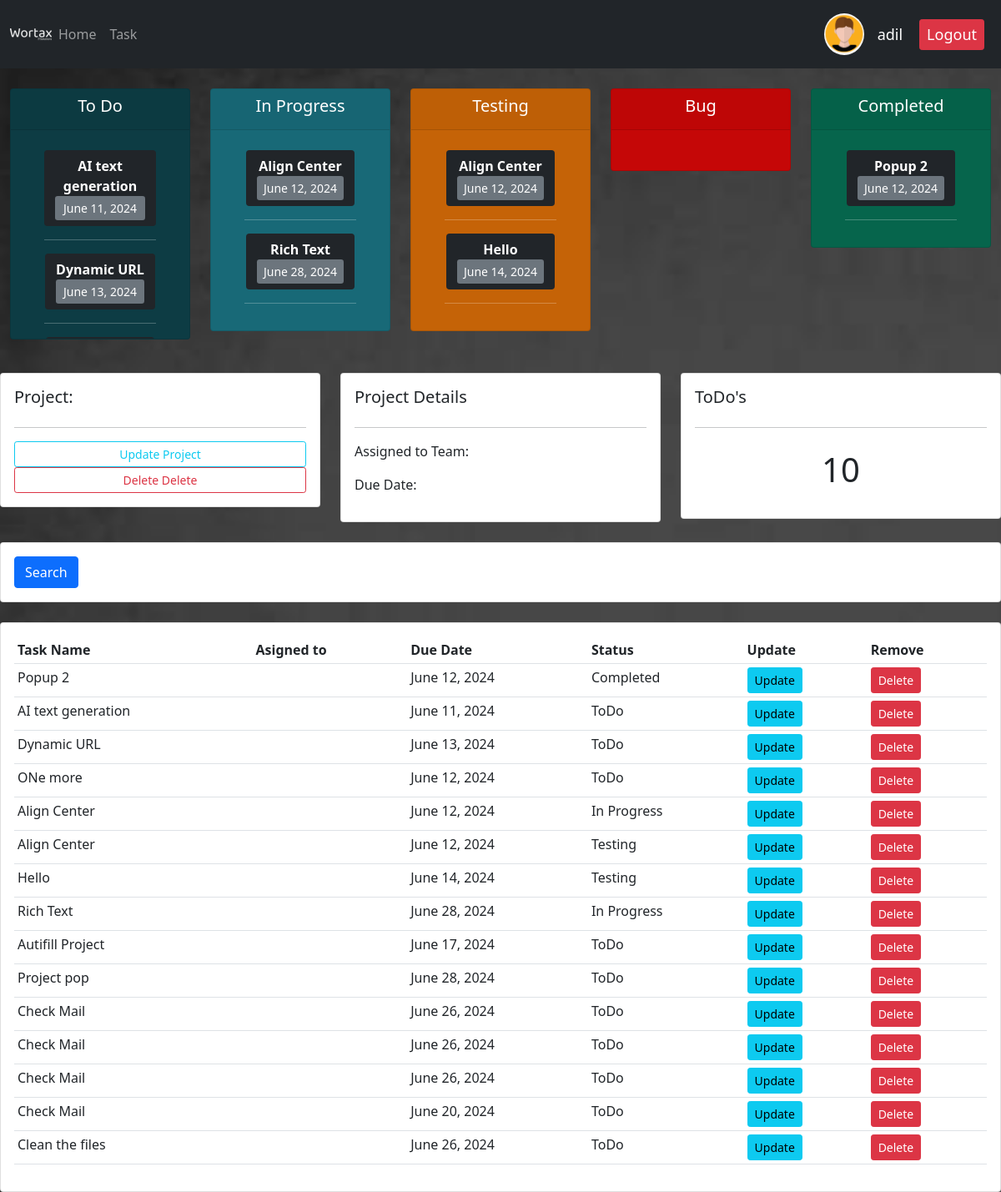
The app's page /employee/9/ (signed in) with its own data.
### accounts/models.py (models this page shows, shortened)
class Customers(models.Model):
    user = models.OneToOneField(User, null=True, blank=True, on_delete=models.CASCADE)
    EmployeeName = models.CharField(max_length=200, null=True,)
    email = models.CharField(max_length=200, null=True)
    profile_pic = models.ImageField(default="icon1", null=True, blank = True)
    def __str__(self):
        return self.EmployeeName if self.EmployeeName else 'No Title'

class Tasks (models.Model):
    TASKTYPE = (
        ('Design', 'Desgin'),
        ('Testing', 'Testing'),
        ('Development', 'Development'),
        ('Deployement', 'Deployement'),
    )
    TASKASSIGN = (
        ('Hamza', 'Hamza'),
        ('Adil', 'Adil'),
        ('Usama', 'Usama'),
    )
    Board =  (
            ('ToDo', 'ToDO'),
            ('In Progress', 'In Progress'),
            ('Testing', 'Testing'),
            ('Bug', 'Bug'),
            ('Completed', 'Completed'),
    )
    TaskName = models.CharField(max_length=200, null= True)
    TaskDescription = RichTextUploadingField(null=True)
    TaskType = models.CharField(max_length = 200, null= True, choices=TASKTYPE)
    SelectStatus = models.CharField(default='ToDo', max_length = 200, null = True,choices = Board)
    DueDate = models.DateField(null=True)
    Date=models.DateField(auto_now_add=True, null=True)
    tags = models.ManyToManyField(Tags)
    project = models.ForeignKey(Projects, null=True, on_delete=models.SET_NULL)
    employe = models.ForeignKey(Customers, null=True, on_delete=models.SET_NULL)
    files = models.FileField(upload_to='files/', null = True, blank=True)
    Image = models.ImageField(upload_to='images/',null = True, blank=True)
    Comments = models.CharField(default= '0',  max_length=200, null=True)
    ImageURL= models.URLField(null=True)

### accounts/decorators.py (the view)
        def wrapper_func(request, *args, **kwargs):
            group = None
            if request.user.groups.exists():
                group = request.user.groups.all()[0].name
            if group in allowed_roles:
                return view_func(request, *args, **kwargs)
            else:
                return HttpResponse ('You are not authoried to view this page')

### accounts/views.py (called while the page is built)
@login_required(login_url = 'login')
@allowed_users(allowed_roles = ['admin'])
def Customer (request, pk_test):
    employee = Customers.objects.get(id=pk_test)
    task = employee.tasks_set.all()
    task_count =  task.filter(SelectStatus='ToDo').count()
    form = TaskForm()
    if request.method == 'POST':
        form = TaskForm(request.POST, request.FILES)
        if form.is_valid():
            form.save()
            return redirect('/')
    context = {'form':form, employee: employee, 'task': task, 'task_count': task_count}
    return render (request, 'accounts/customers.html', context)

### accounts/templates/accounts/customers.html
{% extends "accounts/main.html" %}
{%block content%}
{%  include 'accounts/status.html' %}
<br>
<div class="row">
    <div class="col-md">
        <div class="card card-body">
            <h5>Project: {{project.ProjectName}}</h5>
            <hr>
            <a class="btn btn-outline-info  btn-sm btn-block" href="">Update Project</a>
            <a class="btn btn-outline-danger  btn-sm btn-block" href="">Delete Delete</a>
        </div>
    </div>
    <div class="col-md">
        <div class="card card-body">
            <h5>Project Details </h5>
            <hr>
            <p>Assigned to Team: </p>
            <p>Due Date: </p>
        </div>
    </div>
    <div class="col-md">
        <div class="card card-body">
            <h5>ToDo's</h5>
            <hr>
            <h1 style="text-align: center;padding: 10px">{{task_count}}</h1>
        </div>
    </div>
</div>
<br>
<div class="row">
    <div class="col">
        <div class="card card-body">
            <form method="get">
            <button class="btn btn-primary" type="submit">Search</button>
          </form>
        </div>
    </div>
</div>
<br>
<div class="row">
    <div class="col-md">
        <div class="card card-body">
            <table class="table table-sm">
                <tr>
                    <th>Task Name</th>
                    <th>Asigned to</th>
                    <th>Due Date</th>
                    <th>Status</th>
                    <th>Update</th>
                    <th>Remove</th>
                </tr>
                {% for tsk in task%}
                <tr>
                    <td>{{tsk.TaskName}}</td>
                    <td>{{tsk.employee}}</td>
                    <td>{{tsk.DueDate}}</td>
                    <td>{{tsk.SelectStatus}}</td>
                    <td><a class="btn btn btn-sm btn-info" href="{% url 'update_task' tsk.id %}">Update</a></td>
					<td><a class="btn btn btn-sm btn-danger" href="{% url 'delete_task' tsk.id %}">Delete</a></td>
                </tr>
                {%endfor%}
            </table>
        </div>
    </div>
</div>
{%endblock%}

### accounts/templates/accounts/main.html (shortened to what this page needs)
{% load static %}
<!DOCTYPE html>
<html>
  <head>
    <link rel = "stylesheet" type = "text/css" href = "{% static '/css/main.css' %}">
    <link href="https://cdn.jsdelivr.net/npm/bootstrap@5.0.2/dist/css/bootstrap.min.css" rel="stylesheet">
  </head>
  <body>
    {% include "accounts/navbar.html" %}
    {% block content%}
    {%endblock%}
  </body>
</html>

### accounts/templates/accounts/navbar.html (shortened to what this page needs)
{% load static %}
<nav class="navbar navbar-expand-lg navbar-dark bg-dark">
    <div class="container-fluid">
      <img src="{% static 'images/logo.png' %}">
      <div class="collapse navbar-collapse" id="navbarNav">
        <ul class="navbar-nav">
          {% if request.user.is_staff %}
          <li class="nav-item">
            <a class="nav-link" href="{% url 'home' %}">Home</a>
          </li>
          <li class="nav-item">
            <a class="nav-link" href="{% url 'task' %}">Task</a>
          </li>
          {% endif %}
        </ul>
      </div>
    </div>
    <a class="nav-link" href="{% url 'account' %}"><img class="profile-pic1" src="{{ request.user.customers.profile_pic.url }}"></a>
    <span class="Hello-msg" >{{ request.user }}</span>
    <span><a class="Hello-msg btn btn-sm btn-danger " href="{% url 'logout' %}"> Logout</a></span>
</nav>

### accounts/templates/accounts/status.html (shortened to what this page needs)
<br />
<div class="container-fluid">
  <div class="row">
    <div class="col">
      <div class="col-md">
        <div class="card text-center text-white mb-3" id="total-orders">
          <div class="card-header">
            <h5 class="card-title">To Do {{todo}}</h5>
          </div>
          <div class="card-body" style="max-height: 250px; overflow-y: auto; ">
            <p class="card-title">
              <div class="container-fluid">
              {% for j in task %}
              {% if j.SelectStatus == 'ToDo' %}
              <div class="btn bg-dark text-white"  data-bs-toggle="modal" data-bs-target="#taskModal{{ j.id }}">
                <b>{{ j.TaskName }}</b><br><div class="btn-sm bg-secondary text-white">{{j.DueDate}}</div><a data-bs-toggle="modal" data-bs-target="#taskModal{{ j.id }}"></a>
              </div>
              <hr>
                      {% endif %}
                      {% endfor %}
                                  </div>
            </p>
          </div>
        </div>
      </div>
    </div>
    <div class="col">
      <div class="col-md">
        <div class="card text-center text-white mb-3" id="orders-delivered">
          <div class="card-header">
            <h5 class="card-title">In Progress {{inprogress}}</h5>
          </div>
          <div class="card-body" style="max-height: 250px; overflow-y: auto; ">
            <p class="card-title">
              <div class="container">
              {% for j in task %}
              {% if j.SelectStatus == 'In Progress' %}
              <div class="btn bg-dark text-white"  data-bs-toggle="modal" data-bs-target="#taskModal{{ j.id }}">
                <b>{{ j.TaskName }}</b><br><div class="btn-sm bg-secondary text-white">{{j.DueDate}}</div><a data-bs-toggle="modal" data-bs-target="#taskModal{{ j.id }}"></a>
              </div>
              <hr>
                      {% endif %}
                      {% endfor %}
                                  </div>
            </p>
          </div>
        </div>
      </div>
    </div>
    <div class="col">
      <div class="col-md">
        <div class="card text-center text-white mb-3" id="orders-pending">
          <div class="card-header">
            <h5 class="card-title">Testing {{testing}}</h5>
          </div>
          <div class="card-body" style="max-height: 250px; overflow-y: auto; ">
            <p class="card-title">
              <div class="container">
              {% for j in task %}
              {% if j.SelectStatus == 'Testing' %}
              <div class="btn bg-dark text-white"  data-bs-toggle="modal" data-bs-target="#taskModal{{ j.id }}">
                <b>{{ j.TaskName }}</b><br><div class="btn-sm bg-secondary text-white">{{j.DueDate}}</div><a data-bs-toggle="modal" data-bs-target="#taskModal{{ j.id }}"></a>
              </div>
              <hr>
                      {% endif %}
                      {% endfor %}
                                  </div>
            </p>
          </div>
        </div>
      </div>
    </div>
    <div class="col">
      <div class="col-md">
        <div class="card text-center text-white mb-3" id="Bug">
          <div class="card-header">
            <h5 class="card-title">Bug {{bug}}</h5>
          </div>
          <div class="card-body" style="max-height: 250px; overflow-y: auto; ">
          </div>
        </div>
      </div>
    </div>
    <div class="col">
      <div class="col-md">
        <div class="card text-center text-white mb-3" id="Completed">
          <div class="card-header">
            <h5 class="card-title">Completed {{completed}}</h5>
          </div>
          <div class="card-body" style="max-height: 250px; overflow-y: auto; ">
            <p class="card-title">
              <div class="container">
              {% for j in task %}
              {% if j.SelectStatus == 'Completed' %}
              <div class="btn bg-dark text-white"  data-bs-toggle="modal" data-bs-target="#taskModal{{ j.id }}">
                <b>{{ j.TaskName }}</b><br><div class="btn-sm bg-secondary text-white">{{j.DueDate}}</div><a data-bs-toggle="modal" data-bs-target="#taskModal{{ j.id }}"></a>
              </div>
              <hr>
                      {% endif %}
                      {% endfor %}
              </div>
            </p>
          </div>
        </div>
      </div>
    </div>
  </div>
</div>

### static/css/main.css (style rules this page uses)
#total-orders { background-color: #0D3C44; }
#orders-delivered { background-color: #186977; }
#orders-pending { background-color: #C56307; }
#Bug { background-color: #c50707; }
#Completed { background-color: #06654c; }

### accounts/templates/accounts/navbar.html (style rules this page uses)
.Hello-msg { font-size: 18px; color: #fff; margin-right: 20px; }
.profile-pic1 { max-width: 50px; max-height: 50px; margin: 0 auto; border-radius: 50%; }

### records on screen
Tasks: TaskName "AI text generation", DueDate "June 11, 2024", SelectStatus "ToDo"
Tasks: TaskName "Dynamic URL", DueDate "June 13, 2024", SelectStatus "ToDo"
Tasks: TaskName "Align Center", DueDate "June 12, 2024", SelectStatus "In Progress"
Tasks: TaskName "Rich Text", DueDate "June 28, 2024", SelectStatus "In Progress"
Tasks: TaskName "Align Center", DueDate "June 12, 2024", SelectStatus "Testing"
Tasks: TaskName "Hello", DueDate "June 14, 2024", SelectStatus "Testing"
Tasks: TaskName "Popup 2", DueDate "June 12, 2024", SelectStatus "Completed"
Tasks: TaskName "ONe more", DueDate "June 12, 2024", SelectStatus "ToDo"
Tasks: TaskName "Autifill Project", DueDate "June 17, 2024", SelectStatus "ToDo"
Tasks: TaskName "Project pop", DueDate "June 28, 2024", SelectStatus "ToDo"
Tasks: TaskName "Check Mail", DueDate "June 26, 2024", SelectStatus "ToDo"
Tasks: TaskName "Check Mail", DueDate "June 26, 2024", SelectStatus "ToDo"
Tasks: TaskName "Check Mail", DueDate "June 26, 2024", SelectStatus "ToDo"
Tasks: TaskName "Check Mail", DueDate "June 20, 2024", SelectStatus "ToDo"
Tasks: TaskName "Clean the files", DueDate "June 26, 2024", SelectStatus "ToDo"

### other values on screen
{{ request.user }} "adil"
{{ task_count }} "10"
